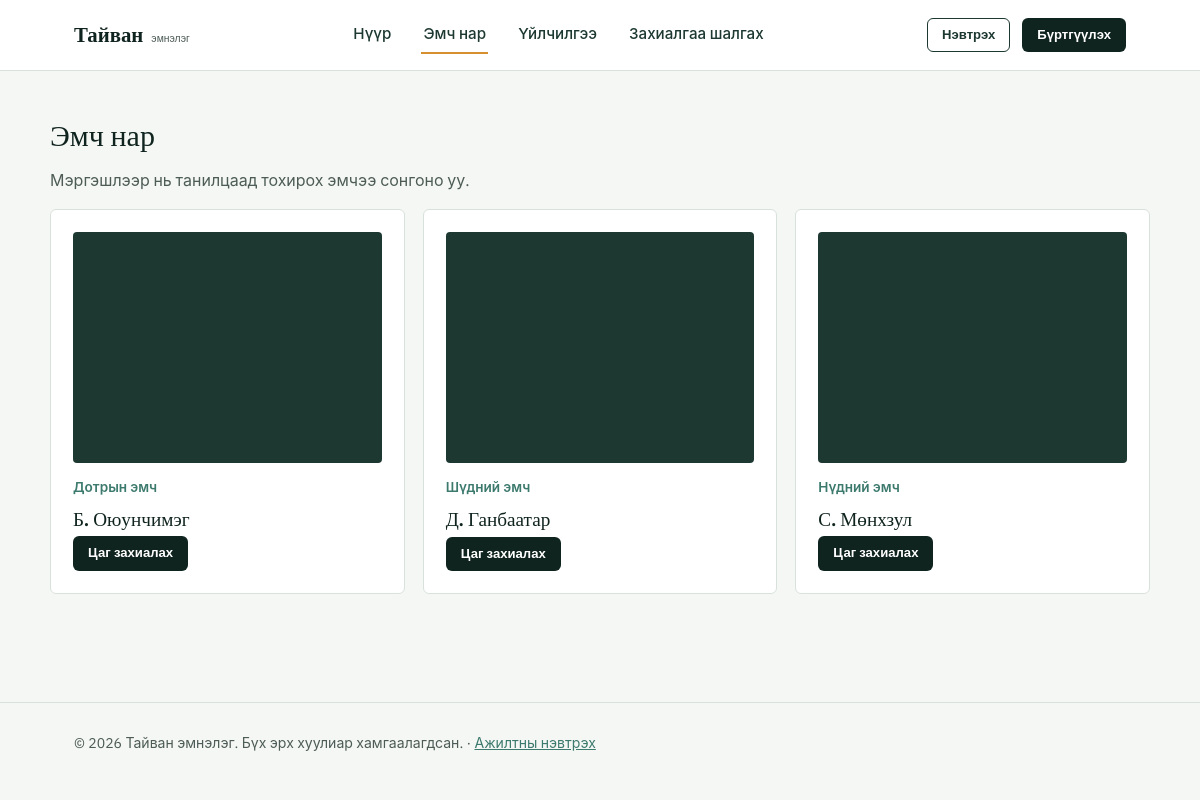
The app's page /doctors.php with its own data.
### tables this page shows
CREATE TABLE doctors (
  id          INT AUTO_INCREMENT PRIMARY KEY,
  name        VARCHAR(120) NOT NULL,
  phone       VARCHAR(20),
  email       VARCHAR(120),
  specialty   VARCHAR(120) NOT NULL,
  photo       VARCHAR(255),
  bio         TEXT,
  status      ENUM('active','inactive') NOT NULL DEFAULT 'active',
  created_at  TIMESTAMP DEFAULT CURRENT_TIMESTAMP,
  updated_at  TIMESTAMP DEFAULT CURRENT_TIMESTAMP ON UPDATE CURRENT_TIMESTAMP
);

### includes/functions.php (called while the page is built, shortened)
<?php
function e(?string $str): string
{
    return htmlspecialchars($str ?? '', ENT_QUOTES, 'UTF-8');
}

### doctors.php (the view, shortened to what this page needs)
<?php
require_once __DIR__ . '/includes/functions.php';
$db = getDB();
$doctors = $db->query("SELECT * FROM doctors WHERE status='active' ORDER BY name")->fetchAll();
require_once __DIR__ . '/includes/header.php';
?>
<section class="block container">
  <h2>Эмч нар</h2>
  <p>Мэргэшлээр нь танилцаад тохирох эмчээ сонгоно уу.</p>
  <div class="grid grid-3">
    <?php foreach ($doctors as $d): ?>
      <div class="card">
        <div class="doctor-photo"></div>
        <div class="meta"><?= e($d['specialty']) ?></div>
        <h3><?= e($d['name']) ?></h3>
        <a href="book.php?doctor_id=<?= (int)$d['id'] ?>" class="btn btn-primary btn-sm">Цаг захиалах</a>
      </div>
    <?php endforeach; ?>
  </div>
</section>
<?php require_once __DIR__ . '/includes/footer.php'; ?>

### assets/css/style.css (style rules this page uses)
:root { --pine-950: #10241f; --pine-800: #1c3831; --pine-600: #2f5e51; --teal-500: #3d7a6e; --amber-500: #d68f2e; --amber-600: #b8761d; --paper: #f5f7f4; --paper-raised: #ffffff; --line: #d9e1dc; --ink: #16211d; --ink-soft: #4d5c56; --danger: #b3452f; --radius: 6px; --shadow-none: none; }
* { box-sizing: border-box; }
html { scroll-behavior: smooth; }
body { margin:0; background: var(--paper); color: var(--ink); font-family: 'IBM Plex Sans', -apple-system, sans-serif; font-size: 16px; line-height: 1.55; }
h1,h2,h3,h4 { font-family: 'Fraunces', Georgia, serif; font-weight: 500; color: var(--pine-950); line-height: 1.15; margin: 0 0 .5em; }
h2 { font-size: clamp(1.4rem, 2.5vw, 1.9rem); }
h3 { font-size: 1.2rem; }
p { margin: 0 0 1em; max-width: 62ch; color: var(--ink-soft); }
a { color: var(--teal-500); }
.container { max-width: 1100px; margin: 0 auto; padding: 0 24px; }
.btn { display:inline-flex; align-items:center; justify-content:center; gap:8px; padding: 11px 22px; border-radius: var(--radius); font-size: .95rem; font-weight:600; font-family:'IBM Plex Sans',sans-serif; text-decoration:none; cursor:pointer; border:1px solid transparent; transition: background-color .15s ease, border-color .15s ease, transform .05s ease; }
.btn-primary { background: var(--pine-950); color:#fff; }
.btn-sm { padding: 6px 14px; font-size:.82rem; }
section.block { padding: 48px 0; }
.grid { display:grid; gap: 18px; }
.grid-3 { grid-template-columns: repeat(3, 1fr); }
.card { background: var(--paper-raised); border: 1px solid var(--line); border-radius: var(--radius); padding: 22px; }
.card h3 { margin-bottom: 6px; }
.card .meta { color: var(--teal-500); font-size:.85rem; font-weight:600; margin-bottom: 10px; }
.doctor-photo { width:100%; aspect-ratio: 4/3; object-fit:cover; border-radius: 4px; margin-bottom: 14px; background: var(--pine-800); }

### records on screen
doctors: specialty "Дотрын эмч", name "Б. Оюунчимэг"
doctors: specialty "Шүдний эмч", name "Д. Ганбаатар"
doctors: specialty "Нүдний эмч", name "С. Мөнхзул"
